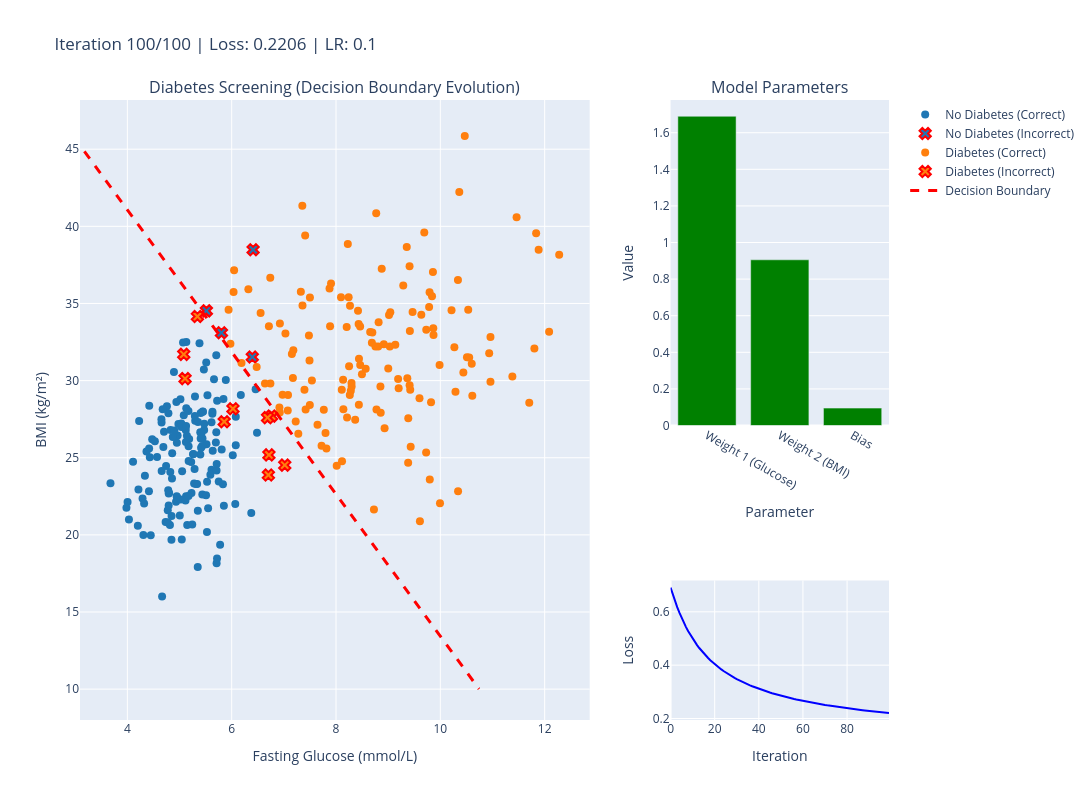

Write notebook code for a chart like this one.
### Markdown cell above
## 5. Interactive Training Visualization

Now for the exciting part! Watch as the decision boundary iteratively shifts to find the optimal separation between No Diabetes and Diabetes.

### Code cell
def train_with_visualization(clinical_data, learning_rate=0.05, max_iterations=200, update_frequency=5):
    """Train logistic regression with real-time visualization of decision boundary."""
    
    # Prepare data
    X = clinical_data[['fasting_glucose', 'bmi']].values
    y = clinical_data['diabetes'].values
    
    # Standardize features for better convergence
    scaler = StandardScaler()
    X_scaled = scaler.fit_transform(X)
    
    # Initialize model
    model = ClinicalLogisticRegression(learning_rate=learning_rate, max_iterations=max_iterations)
    model.initialize_parameters(X_scaled.shape[1])
    
    # Training loop with visualization
    costs = []
    
    print("🚀 Starting Interactive Training Visualization...")
    print("   Watch the decision boundary shift to optimize classification!")
    
    for iteration in range(max_iterations):
        # Forward propagation
        y_pred = model.forward_propagation(X_scaled)
        
        # Compute cost
        cost = model.compute_cost(y, y_pred)
        costs.append(cost)
        
        # Backward propagation and parameter update
        dw, db = model.backward_propagation(X_scaled, y, y_pred)
        model.update_parameters(dw, db)
        
        # Visualization update
        if iteration == 0 or (iteration + 1) % update_frequency == 0 or iteration == max_iterations - 1:
            clear_output(wait=True)
            
            # Create visualization
            fig = make_subplots(
                rows=2, cols=2,
                column_widths=[0.7, 0.3],
                row_heights=[0.7, 0.3],
                subplot_titles=(
                    'Diabetes Screening (Decision Boundary Evolution)',
                    'Model Parameters',
                    '',
                    'Training Loss (Log Loss)'
                ),
                specs=[[{"rowspan": 2}, {}], [None, {}]]
            )
            
            # Main plot: Data points and decision boundary
            colors = ['#1f77b4', '#ff7f0e']
            class_names = ['No Diabetes', 'Diabetes']
            
            for i, label in enumerate(['No Diabetes', 'Diabetes']):
                subset = clinical_data[clinical_data['diagnosis'] == label]
                
                # Get predictions for coloring (correct vs incorrect)
                subset_indices = clinical_data[clinical_data['diagnosis'] == label].index
                subset_predictions = model.predict(X_scaled[subset_indices])
                subset_actual = y[subset_indices]
                
                # Correctly classified points
                correct_mask = subset_predictions == subset_actual
                if np.any(correct_mask):
                    correct_subset = subset[correct_mask]
                    fig.add_trace(
                        go.Scatter(
                            x=correct_subset['fasting_glucose'],
                            y=correct_subset['bmi'],
                            mode='markers',
                            name=f'{label} (Correct)',
                            marker=dict(color=colors[i], size=8, symbol='circle'),
                            showlegend=True
                        ), row=1, col=1
                    )
                
                # Incorrectly classified points
                incorrect_mask = ~correct_mask
                if np.any(incorrect_mask):
                    incorrect_subset = subset[incorrect_mask]
                    fig.add_trace(
                        go.Scatter(
                            x=incorrect_subset['fasting_glucose'],
                            y=incorrect_subset['bmi'],
                            mode='markers',
                            name=f'{label} (Incorrect)',
                            marker=dict(color=colors[i], size=10, symbol='x', 
                                      line=dict(color='red', width=2)),
                            showlegend=True
                        ), row=1, col=1
                    )
            
            # Decision boundary
            glucose_range = np.linspace(clinical_data['fasting_glucose'].min() - 0.5, 
                                   clinical_data['fasting_glucose'].max() + 0.5, 100)
            bmi_range = np.linspace(clinical_data['bmi'].min() - 3,
                                     clinical_data['bmi'].max() + 3, 100)
            
            # Transform to scaled space and get boundary
            glucose_scaled = (glucose_range - scaler.mean_[0]) / scaler.scale_[0]
            
            if abs(model.weights[1]) > 1e-10:
                bmi_scaled = -(model.weights[0] * glucose_scaled + model.bias) / model.weights[1]
                bmi_boundary = bmi_scaled * scaler.scale_[1] + scaler.mean_[1]
                
                # Only plot reasonable boundary points
                valid_mask = (bmi_boundary >= clinical_data['bmi'].min() - 6) & \
                            (bmi_boundary <= clinical_data['bmi'].max() + 6)
                
                if np.any(valid_mask):
                    fig.add_trace(
                        go.Scatter(
                            x=glucose_range[valid_mask],
                            y=bmi_boundary[valid_mask],
                            mode='lines',
                            name='Decision Boundary',
                            line=dict(color='red', width=3, dash='dash'),
                            showlegend=True
                        ), row=1, col=1
                    )
            
            # Parameter visualization
            param_names = ['Weight 1\n(Glucose)', 'Weight 2\n(BMI)', 'Bias']
            param_values = [model.weights[0], model.weights[1], model.bias]
            param_colors = ['red' if v < 0 else 'green' for v in param_values]
            
            fig.add_trace(
                go.Bar(
                    x=param_names,
                    y=param_values,
                    marker_color=param_colors,
                    name='Parameters',
                    showlegend=False
                ), row=1, col=2
            )
            
            # Loss curve
            fig.add_trace(
                go.Scatter(
                    x=list(range(len(costs))),
                    y=costs,
                    mode='lines',
                    name='Training Loss',
                    line=dict(color='blue', width=2),
                    showlegend=False
                ), row=2, col=2
            )
            
            # Update layout
            fig.update_layout(
                title=f'Iteration {iteration + 1}/{max_iterations} | Loss: {cost:.4f} | LR: {learning_rate}',
                width=1400,
                height=800,
                showlegend=True
            )
            
            # Update axes labels
            fig.update_xaxes(title_text="Fasting Glucose (mmol/L)", row=1, col=1)
            fig.update_yaxes(title_text="BMI (kg/m²)", row=1, col=1)
            fig.update_xaxes(title_text="Parameter", row=1, col=2)
            fig.update_yaxes(title_text="Value", row=1, col=2)
            fig.update_xaxes(title_text="Iteration", row=2, col=2)
            fig.update_yaxes(title_text="Loss", row=2, col=2)
            
            fig.show()
            
            # Calculate and display accuracy
            predictions = model.predict(X_scaled)
            accuracy = accuracy_score(y, predictions)
            
            print(f"Iteration {iteration + 1:3d}: Loss = {cost:.6f}, Accuracy = {accuracy:.3f}")
            
            # Add small delay for visualization
            if iteration < max_iterations - 1:
                time.sleep(0.1)
    
    print("\n🎯 Training Complete!")
    print(f"   Final Loss: {costs[-1]:.6f}")
    print(f"   Final Accuracy: {accuracy:.3f}")
    print(f"   Decision boundary learned to separate diabetic from non-diabetic patients!")
    
    return model, scaler, costs

# Run the interactive training
model, scaler, costs = train_with_visualization(clinical_data, learning_rate=0.1, max_iterations=100, update_frequency=5)

### Figure 1 — Plotly figure (JSON) as saved in the notebook; plotly's stock layout.template omitted (floating-point values rounded to 4 significant figures; data arrays with more than 128 entries replaced by an {"elided": "..."} marker saying what was removed)
{"data": [{"marker": {"color": "#1f77b4", "size": 8, "symbol": "circle"}, "mode": "markers", "name": "No Diabetes (Correct)", "showlegend": true, "type": "scatter", "x": {"elided": "146 float values"}, "xaxis": "x", "y": {"elided": "146 float values"}, "yaxis": "y"}, {"marker": {"color": "#1f77b4", "line": {"color": "red", "width": 2}, "size": 10, "symbol": "x"}, "mode": "markers", "name": "No Diabetes (Incorrect)", "showlegend": true, "type": "scatter", "x": [6.395, 5.516, 6.411, 5.804], "xaxis": "x", "y": [31.53, 34.52, 38.48, 33.1], "yaxis": "y"}, {"marker": {"color": "#ff7f0e", "size": 8, "symbol": "circle"}, "mode": "markers", "name": "Diabetes (Correct)", "showlegend": true, "type": "scatter", "x": {"elided": "140 float values"}, "xaxis": "x", "y": {"elided": "140 float values"}, "yaxis": "y"}, {"marker": {"color": "#ff7f0e", "line": {"color": "red", "width": 2}, "size": 10, "symbol": "x"}, "mode": "markers", "name": "Diabetes (Incorrect)", "showlegend": true, "type": "scatter", "x": [6.714, 6.763, 5.856, 6.704, 7.018, 5.081, 5.106, 6.024, 5.343, 6.688], "xaxis": "x", "y": [25.18, 27.7, 27.33, 23.88, 24.52, 31.7, 30.13, 28.18, 34.16, 27.6], "yaxis": "y"}, {"line": {"color": "red", "dash": "dash", "width": 3}, "mode": "lines", "name": "Decision Boundary", "showlegend": true, "type": "scatter", "x": [3.177, 3.274, 3.371, 3.468, 3.565, 3.661, 3.758, 3.855, 3.952, 4.049, 4.146, 4.243, 4.34, 4.437, 4.534, 4.631, 4.728, 4.825, 4.922, 5.019, 5.116, 5.213, 5.31, 5.407, 5.504, 5.601, 5.698, 5.795, 5.892, 5.989, 6.086, 6.183, 6.28, 6.377, 6.474, 6.571, 6.668, 6.765, 6.862, 6.959, 7.056, 7.153, 7.25, 7.347, 7.444, 7.541, 7.638, 7.735, 7.832, 7.929, 8.026, 8.123, 8.22, 8.317, 8.414, 8.511, 8.608, 8.705, 8.802, 8.899, 8.996, 9.093, 9.19, 9.287, 9.384, 9.481, 9.578, 9.675, 9.772, 9.869, 9.966, 10.06, 10.16, 10.26, 10.35, 10.45, 10.55, 10.64, 10.74], "xaxis": "x", "y": [44.86, 44.41, 43.97, 43.52, 43.07, 42.63, 42.18, 41.73, 41.29, 40.84, 40.39, 39.95, 39.5, 39.05, 38.61, 38.16, 37.71, 37.26, 36.82, 36.37, 35.92, 35.48, 35.03, 34.58, 34.14, 33.69, 33.24, 32.8, 32.35, 31.9, 31.46, 31.01, 30.56, 30.12, 29.67, 29.22, 28.78, 28.33, 27.88, 27.44, 26.99, 26.54, 26.09, 25.65, 25.2, 24.75, 24.31, 23.86, 23.41, 22.97, 22.52, 22.07, 21.63, 21.18, 20.73, 20.29, 19.84, 19.39, 18.95, 18.5, 18.05, 17.61, 17.16, 16.71, 16.26, 15.82, 15.37, 14.92, 14.48, 14.03, 13.58, 13.14, 12.69, 12.24, 11.8, 11.35, 10.9, 10.46, 10.01], "yaxis": "y"}, {"marker": {"color": ["green", "green", "green"]}, "name": "Parameters", "showlegend": false, "type": "bar", "x": ["Weight 1\n(Glucose)", "Weight 2\n(BMI)", "Bias"], "xaxis": "x2", "y": [1.69, 0.9055, 0.09498], "yaxis": "y2"}, {"line": {"color": "blue", "width": 2}, "mode": "lines", "name": "Training Loss", "showlegend": false, "type": "scatter", "x": [0, 1, 2, 3, 4, 5, 6, 7, 8, 9, 10, 11, 12, 13, 14, 15, 16, 17, 18, 19, 20, 21, 22, 23, 24, 25, 26, 27, 28, 29, 30, 31, 32, 33, 34, 35, 36, 37, 38, 39, 40, 41, 42, 43, 44, 45, 46, 47, 48, 49, 50, 51, 52, 53, 54, 55, 56, 57, 58, 59, 60, 61, 62, 63, 64, 65, 66, 67, 68, 69, 70, 71, 72, 73, 74, 75, 76, 77, 78, 79, 80, 81, 82, 83, 84, 85, 86, 87, 88, 89, 90, 91, 92, 93, 94, 95, 96, 97, 98, 99], "xaxis": "x3", "y": [0.6913, 0.6647, 0.6401, 0.6175, 0.5966, 0.5772, 0.5593, 0.5427, 0.5272, 0.5129, 0.4995, 0.487, 0.4753, 0.4644, 0.4541, 0.4444, 0.4353, 0.4268, 0.4187, 0.411, 0.4037, 0.3969, 0.3903, 0.3841, 0.3782, 0.3726, 0.3672, 0.362, 0.3571, 0.3524, 0.3479, 0.3436, 0.3394, 0.3354, 0.3316, 0.3279, 0.3243, 0.3209, 0.3176, 0.3144, 0.3113, 0.3084, 0.3055, 0.3027, 0.3, 0.2974, 0.2948, 0.2924, 0.29, 0.2877, 0.2854, 0.2832, 0.2811, 0.279, 0.277, 0.2751, 0.2731, 0.2713, 0.2695, 0.2677, 0.266, 0.2643, 0.2626, 0.261, 0.2595, 0.2579, 0.2564, 0.255, 0.2535, 0.2521, 0.2508, 0.2494, 0.2481, 0.2468, 0.2456, 0.2443, 0.2431, 0.2419, 0.2408, 0.2396, 0.2385, 0.2374, 0.2363, 0.2353, 0.2342, 0.2332, 0.2322, 0.2312, 0.2302, 0.2293, 0.2283, 0.2274, 0.2265, 0.2256, 0.2248, 0.2239, 0.223, 0.2222, 0.2214, 0.2206], "yaxis": "y3"}], "layout": {"annotations": [{"font": {"size": 16}, "showarrow": false, "text": "Diabetes Screening (Decision Boundary Evolution)", "x": 0.315, "xanchor": "center", "xref": "paper", "y": 1.0, "yanchor": "bottom", "yref": "paper"}, {"font": {"size": 16}, "showarrow": false, "text": "Model Parameters", "x": 0.865, "xanchor": "center", "xref": "paper", "y": 1.0, "yanchor": "bottom", "yref": "paper"}], "height": 800, "showlegend": true, "title": {"text": "Iteration 100/100 | Loss: 0.2206 | LR: 0.1"}, "width": 1400, "xaxis": {"anchor": "y", "domain": [0.0, 0.63], "title": {"text": "Fasting Glucose (mmol/L)"}}, "xaxis2": {"anchor": "y2", "domain": [0.73, 1.0], "title": {"text": "Parameter"}}, "xaxis3": {"anchor": "y3", "domain": [0.73, 1.0], "title": {"text": "Iteration"}}, "yaxis": {"anchor": "x", "domain": [0.0, 1.0], "title": {"text": "BMI (kg/m²)"}}, "yaxis2": {"anchor": "x2", "domain": [0.475, 1.0], "title": {"text": "Value"}}, "yaxis3": {"anchor": "x3", "domain": [0.0, 0.225], "title": {"text": "Loss"}}}}
